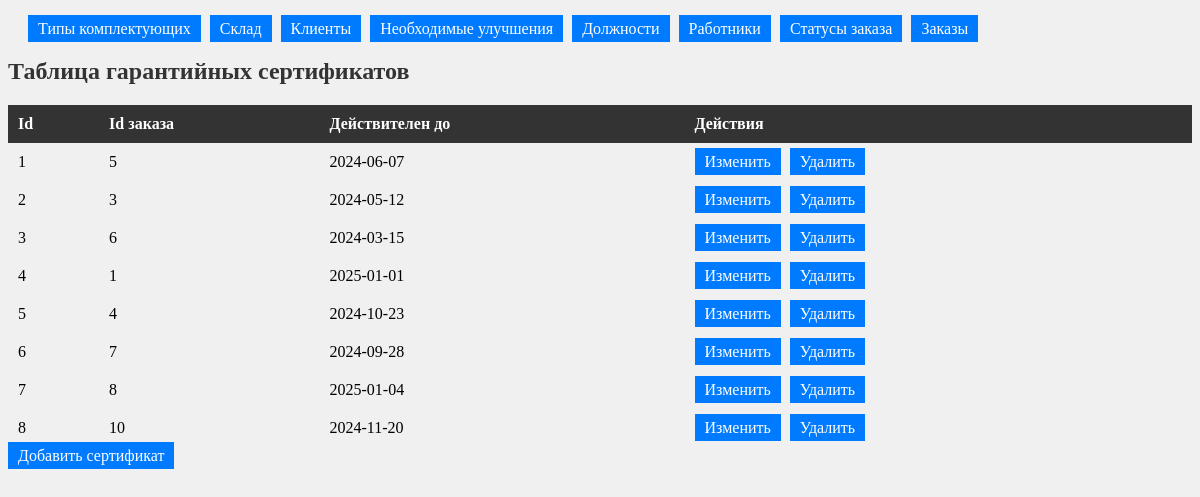
The app's page /server/php/tables/index_warranty.php with its own data.
### tables this page shows
create table IF NOT EXISTS warranty_certificate (
  id_warranty_certificate int AUTO_INCREMENT,
  id_order int NOT NULL,
  valid_until date NOT NULL,
  PRIMARY KEY (id_warranty_certificate),
  FOREIGN KEY (id_order) REFERENCES orders (id_order) ON DELETE CASCADE ON UPDATE CASCADE
);

### server/php/tables/index_warranty.php (the view, shortened to what this page needs)
<!DOCTYPE html>
<html lang="en">
<head>
    <link rel="stylesheet" href="../styles/styles.css">
</head>
<body>
    <div class="container">
        <div class="buttons">
            <a class='button' href="index_type.php">Типы комплектующих</a>
            <a class='button' href="index_stock.php">Склад</a>
            <a class='button' href="index_client.php">Клиенты</a>
            <a class='button' href="index_improve.php">Необходимые улучшения</a>
            <a class='button' href="index_position.php">Должности</a>
            <a class='button' href="index_employee.php">Работники</a>
            <a class='button' href="index_order_status.php">Статусы заказа</a>
            <a class='button' href="index.php">Заказы</a>
        </div>
        <h1>Таблица гарантийных сертификатов</h1>
        <table>
            <thead>
                <tr>
                    <th>Id</th>
                    <th>Id заказа</th>
                    <th>Действителен до</th>
                    <th>Действия</th>
                </tr>
            </thead>
            <tbody>
                <?php
                    include("../config.php");
                    $result = mysqli_query($conn, "SELECT * FROM warranty_certificate");
                    while($row = mysqli_fetch_array($result)){
                        echo "<tr>
                                <td>{$row['id_warranty_certificate']}</td>
                                <td>{$row['id_order']}</td>
                                <td>{$row['valid_until']}</td>
                                <td>
                                    <a class='button' href='../update/update_order.php?id={$row['id_warranty_certificate']}'>Изменить</a>
                                    <a class='button' href='../delete/delete_order.php?id={$row['id_warranty_certificate']}'>Удалить</a>
                                </td>
                            </tr>";
                    }
                ?>
            </tbody>
        </table>
    </div>
    <a class='button' href="../create/add_order.php">Добавить сертификат</a>
</body>
</html>

### server/php/styles/styles.css (style rules this page uses)
div.buttons { margin: 20px; }
h1 { color: #333; font-size: 24px; }
table { width: 100%; border-collapse: collapse; margin-top: 20px; }
thead tr { background-color: #333; color: #fff; }
td, th { padding: 10px; text-align: left; }
.button { padding: 5px 10px; background-color: #007bff; color: #fff; text-decoration: none; border: none; margin-right: 5px; }

### records on screen
warranty_certificate: id_warranty_certificate "1", id_order "5", valid_until "2024-06-07"
warranty_certificate: id_warranty_certificate "2", id_order "3", valid_until "2024-05-12"
warranty_certificate: id_warranty_certificate "3", id_order "6", valid_until "2024-03-15"
warranty_certificate: id_warranty_certificate "4", id_order "1", valid_until "2025-01-01"
warranty_certificate: id_warranty_certificate "5", id_order "4", valid_until "2024-10-23"
warranty_certificate: id_warranty_certificate "6", id_order "7", valid_until "2024-09-28"
warranty_certificate: id_warranty_certificate "7", id_order "8", valid_until "2025-01-04"
warranty_certificate: id_warranty_certificate "8", id_order "10", valid_until "2024-11-20"
